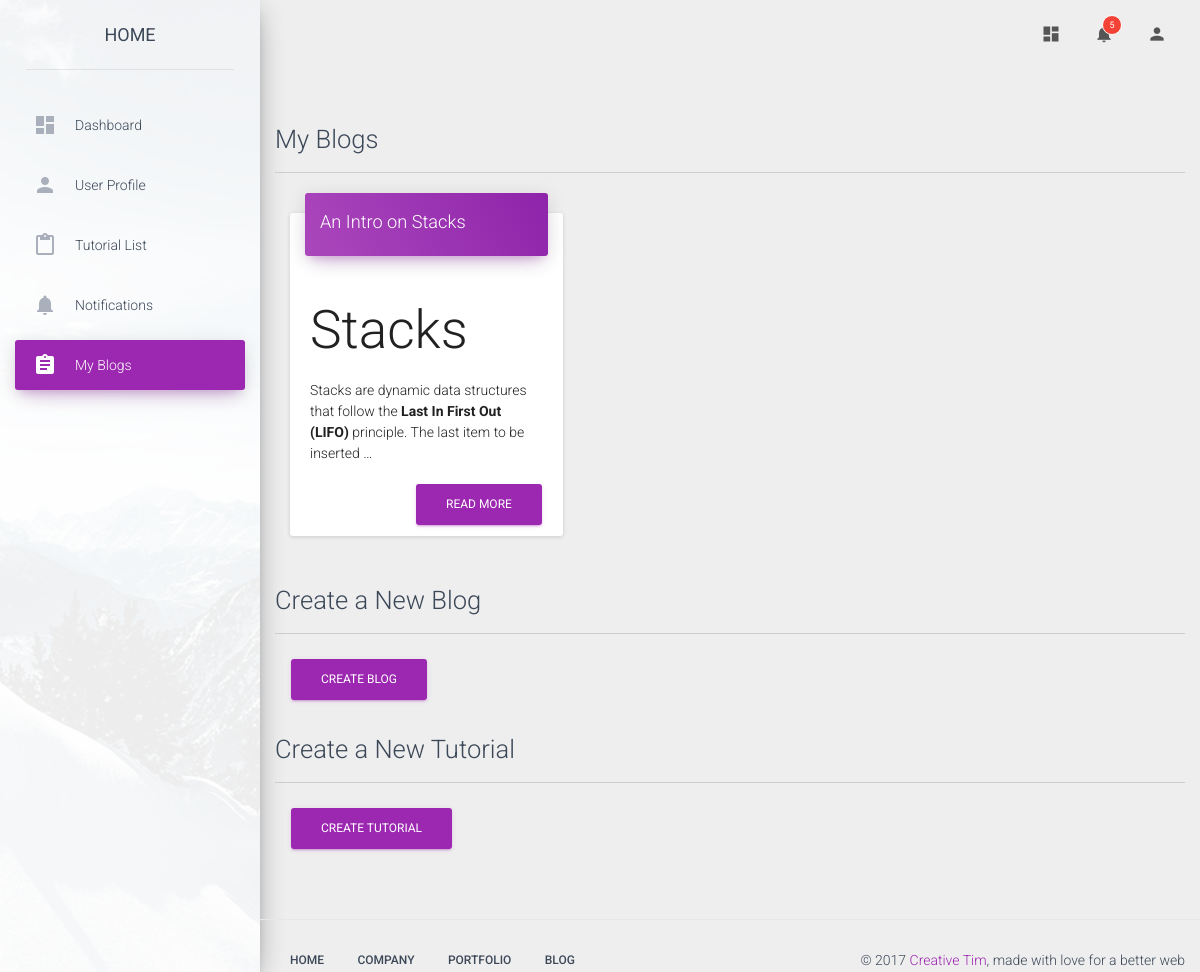
Page /myblogs/ (signed in) on the earlier database version.
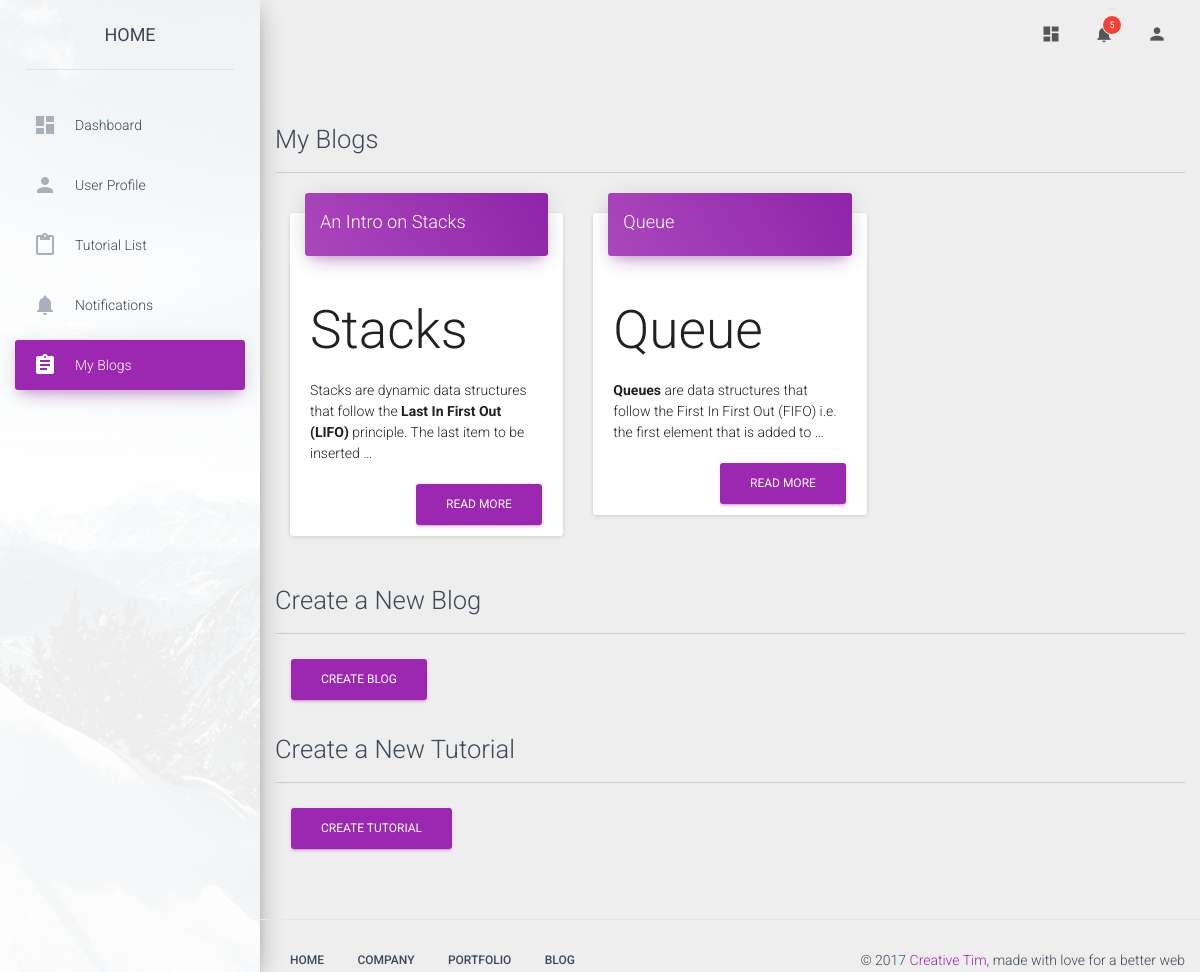
Same page on the later database version.
### Blogs/models.py (models this page shows, shortened)
class Blog(models.Model):
	title = models.CharField(max_length=100, unique=True)
	slug = models.SlugField(max_length=100, unique=True)
	body = models.TextField()
	isTut = models.BooleanField(default=False)
	created = models.DateTimeField(db_index=True, auto_now_add=True)
	category = models.ManyToManyField(Category)
	updated = models.DateTimeField(db_index=True, auto_now=True)
	author = models.ForeignKey(User, on_delete=models.CASCADE)
	tags = models.ManyToManyField(Tags, blank = True)
	upvotes = models.ManyToManyField(User, related_name='blog_upvotes')
	downvotes = models.ManyToManyField(User, related_name='blog_downvotes')
	total_votes = models.IntegerField(default = 0)

### User/views.py (the view)
# urls.py: url(r'^myblogs/$', views.myblogs, name='myblogs'),
@login_required(login_url="/login/")
def myblogs(request):
	user=request.user
	blogs=user.blog_set.all()
	return render(request,"myblogs.html", { 'blogs': blogs })

### Templates/myblogs.html (shortened to what this page needs)
<!doctype html>
<html lang="en">
<head>
	<link href="../static/bootstrap/css/bootstrap.min.css" rel="stylesheet" />
	<link href="../static/ihover/css/ihover.min.css" rel="stylesheet" />
	<link href="../static/material-dashboard/css/material-dashboard.css" rel="stylesheet"/>
	<link href="../static/material-dashboard/css/dashboard.css" rel="stylesheet" />
	<link href="../static/font-awesome/css/font-awesome.min.css" rel="stylesheet">
</head>
<body>
	<div class="wrapper">
		<div class="sidebar" data-color="purple" data-image="../static/material-dashboard/img/sidebar-1.jpg">
			<div class="logo">
				<a href="#" class="simple-text">
					Home
				</a>
			</div>
			<div class="sidebar-wrapper">
				<ul class="nav">
					<li >
						<a href="{% url 'dashboard'%}">
							<i class="material-icons">dashboard</i>
							<p>Dashboard</p>
						</a>
					</li>
					<li>
						<a href="{% url 'user'%}">
							<i class="material-icons">person</i>
							<p>User Profile</p>
						</a>
					</li>
					<li>
						<a href="{% url 'home'%}">
							<i class="material-icons">content_paste</i>
							<p>Tutorial List</p>
						</a>
					</li>
					<li>
						<a href="{% url 'notifications'%}">
							<i class="material-icons text-gray">notifications</i>
							<p>Notifications</p>
						</a>
					</li>
					<li class="active">
						<a href="{% url 'myblogs'%}">
							<i class="material-icons">assignment</i>
							<p>My Blogs</p>
						</a>
					</li>
				</ul>
			</div>
		</div>
		<div class="main-panel">
			<nav class="navbar navbar-transparent navbar-absolute">
				<div class="container-fluid">
					<div class="collapse navbar-collapse">
						<ul class="nav navbar-nav navbar-right">
							<li>
								<a href="#pablo" class="dropdown-toggle" data-toggle="dropdown">
									<i class="material-icons">dashboard</i>
								</a>
							</li>
							<li class="dropdown">
								<a href="#" class="dropdown-toggle" data-toggle="dropdown">
									<i class="material-icons">notifications</i>
									<span class="notification">5</span>
								</a>
							</li>
							<li>
								<a href="#pablo" class="dropdown-toggle" data-toggle="dropdown">
									<i class="material-icons">person</i>
								</a>
							</li>
						</ul>
					</div>
				</div>
			</nav>
			<div class="content">
				<div class="container-fluid">
					<div class="row">
						<h3>My Blogs</h3>
						<hr/>
					</div>
					<div class="row">
						{% for blog in blogs %}
						<div class="col-sm-4">
							<div class="card">
								<div class="card-header" data-background-color="purple">
									<h4 class="title">{{ blog.title }}</h4>
								</div>
								<div class="card-content">
									<p>{{ blog.body|safe|truncatewords:"20"|linebreaks }}</p>
									<form action="{% url 'blog_detail' blog.id %}"><button class="btn btn-primary pull-right" type="submit" name="button">Read More</button></form>
								</div>
							</div>
						</div>
						{% endfor %}
					</div>
					<div class="row">
						<h3>Create a New Blog</h3>
						<hr/>
					</div>
					<div class="">
						<form action="{% url 'create_blog' %}"><button class="btn btn-primary" type="submit" name="button">Create Blog</button></form>
					</div>
					{% if request.user.is_superuser %}
					<div class="row">
						<h3>Create a New Tutorial</h3>
						<hr/>
					</div>
					<div class="">
						<form action="{% url 'tut_create' %}"><button class="btn btn-primary" type="submit" name="button">Create Tutorial</button></form>
					</div>
					{% endif %}
				</div>
			</div>
			<footer class="footer">
				<div class="container-fluid">
					<nav class="pull-left">
						<ul>
							<li>
								<a href="#">
									Home
								</a>
							</li>
							<li>
								<a href="#">
									Company
								</a>
							</li>
							<li>
								<a href="#">
									Portfolio
								</a>
							</li>
							<li>
								<a href="#">
									Blog
								</a>
							</li>
						</ul>
					</nav>
					<p class="copyright pull-right">
						&copy; <script>document.write(new Date().getFullYear())</script> <a href="http://www.creative-tim.com">Creative Tim</a>, made with love for a better web
					</p>
				</div>
			</footer>
		</div>
	</div>
</body>
</html>

### static/material-dashboard/css/dashboard.css (style rules this page uses)
hr { display: block; height: 1px; border: 0; border-top: 1px solid #ccc; margin: 1em 0; padding: 0; }

Differences in the rows shown:
added Blog: title "Queue", body "Queue Queues are data structures that follow the First In First Out (FIFO) i.e. the first element that is added to …"
